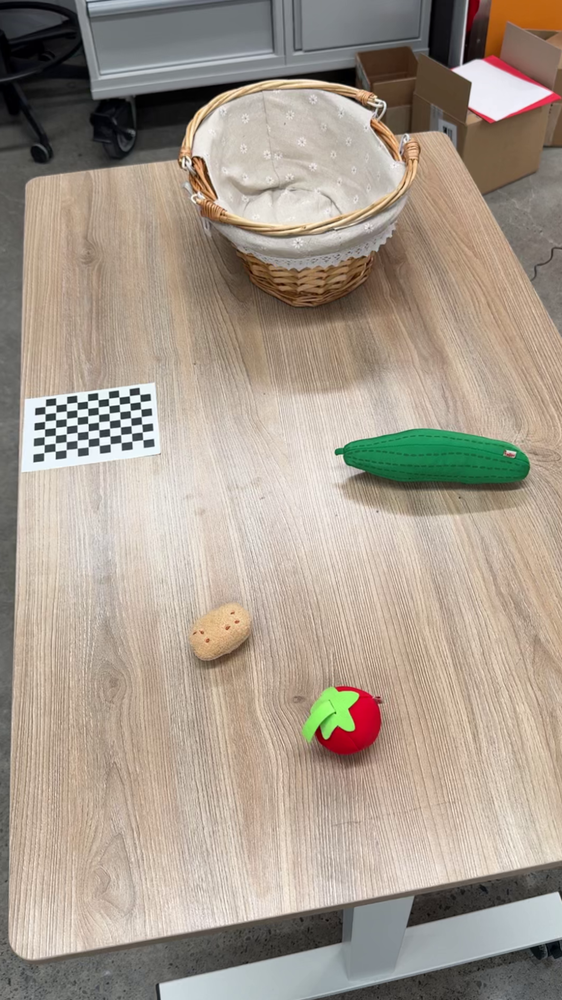
#> input picture gaussians/data/colmap/basket_world/images/00000.png, 562 x 1000 px, shrunk from 1060 x 1885 before the run; its folder holds only this picture in this run
$ python chess_board_pose.py ../../gaussians/data/colmap/basket_world/images/00000.png ../../gaussians/data/colmap/basket_world/images/00001.png
#> lines starting #> are read from the running program, lines starting #| are printed output that depends on the picture; after the words box and inside, x2 and y2 are one past the last pixel; in counts of white or black regions, pixels touching at a corner belong together
import numpy as np
import cv2
import glob
import sys
import os

CHESSBOARD_ROWS = 7
CHESSBOARD_COLS = 10
# [6 lines of commented-out code are left out]
SQUARE_SIZE = 0.0111547
# CALIBRATION_IMAGE_NAME = '00000.png'


def calibrate_camera(folder):
    print("Calibrating camera...")
    # Termination criteria for corner subpixel refinement
    criteria = (cv2.TermCriteria_EPS + cv2.TermCriteria_MAX_ITER, 30, 0.001)

    # Prepare object points based on the real chessboard dimensions
    objp = np.zeros((CHESSBOARD_ROWS * CHESSBOARD_COLS, 3), np.float32)
    objp[:, :2] = np.mgrid[0:CHESSBOARD_COLS, 0:CHESSBOARD_ROWS].T.reshape(-1, 2)

    # Arrays to store object points and image points from all the images
    objpoints = []  # 3D points in real-world space
    imgpoints = []  # 2D points in image plane
    image_size = None

    images_folder = os.path.join(folder, 'images')
    # Get list of calibration images
    images = glob.glob(f'{images_folder}/*.png')

    if len(images) == 0:
        print("No images found in the 'images' directory.")
        sys.exit(0)

    # Loop over the images and detect chessboard corners
    for img_file in images:
        img = cv2.imread(img_file)
#> img is the input picture: shape (1000, 562, 3); mean B, G, R 141.5, 154.9, 166.8
        if img is None:
            print(f"Could not read image {img_file}")
            continue
        gray = cv2.cvtColor(img, cv2.COLOR_BGR2GRAY)
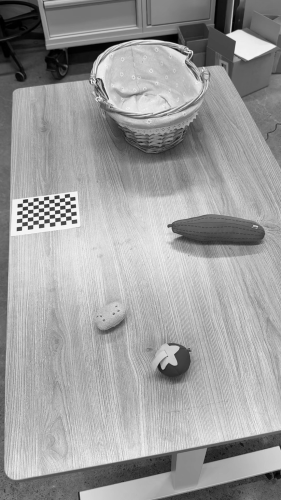
#> gray: shape (1000, 562) (shown at 1/2 size); min 0, max 255, mean 156.9
        if image_size is None:
            image_size = gray.shape[::-1]  # width, height

        # Find the chessboard corners
        ret, corners = cv2.findChessboardCorners(gray, (CHESSBOARD_COLS, CHESSBOARD_ROWS), None)
#> ret = True; corners = 70 rows, first 8: [142.7, 439.7], [131.8, 441.1], [121, 442.6], [110.2, 443.8], [99.17, 445.4], [88.24, 446.7], [77.31, 448.3], [66.15, 449.6]

        # If found, add object points and image points (after refining them)
        if ret:
            objpoints.append(objp)
            # Refine the corner positions
            corners_subpix = cv2.cornerSubPix(gray, corners, (11, 11), (-1, -1), criteria)
#> corners_subpix = 70 rows, first 8: [137.3, 432.3], [126.5, 440.1], [115.3, 435.1], [115.3, 435.1], [93.35, 437.7], [83.04, 445.7], [83.04, 445.7], [60.24, 448.8]
            imgpoints.append(corners_subpix)
            img = cv2.drawChessboardCorners(img, (CHESSBOARD_COLS, CHESSBOARD_ROWS), corners_subpix, ret)
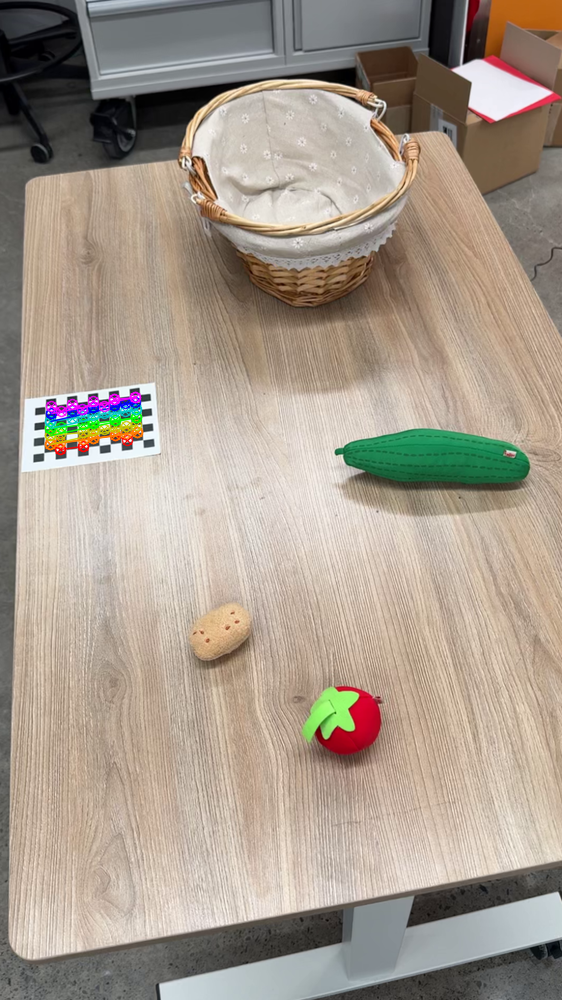
#> img: shape (1000, 562, 3); 0.78% of pixels changed, all inside (x1, y1, x2, y2) = (44, 391, 144, 456)
            # cv2.imshow('img', img)
            # cv2.waitKey(200)
        else:
            continue

    # Check if we have enough data
    if len(objpoints) == 0 or len(imgpoints) == 0:
        print("Not enough data to perform calibration.")
        sys.exit(0)

    # Calibration flags to fix higher order distortion coefficients (if desired)
    flags = cv2.CALIB_FIX_K3 + cv2.CALIB_FIX_K4 + cv2.CALIB_FIX_K5 + cv2.CALIB_FIX_K6

    # Perform camera calibration
    ret, camera_matrix, dist_coeffs, rvecs, tvecs = cv2.calibrateCamera(
        objpoints, imgpoints, image_size, None, None, flags=flags)
#> ret = 5.41; camera_matrix = [[369, 0, 278.7], [0, 363.1, 503.9], [0, 0, 1]]; dist_coeffs = [[1.08, -0.335, 0.00627, -0.0107, 0]]; rvecs = ([0.298, 0.792, 2.84],); tvecs = ([-15.64, -7.73, 47.35],)

    # Check if calibration was successful
    if not ret:
        print("Calibration failed.")
        sys.exit(0)

    data = {'camera_matrix': np.asarray(camera_matrix).tolist(), 'dist_coeff': np.asarray(dist_coeffs).tolist()}
#> data = {'camera_matrix': [[369, 0, 278.7], [0, 363.1, 503.9], [0, 0, 1]], 'dist_coeff': [[1.08, -0.335, 0.00627, -0.0107, 0]]}

    # Extract camera intrinsic parameters
    fx = camera_matrix[0, 0]
#> fx = 369
    fy = camera_matrix[1, 1]
#> fy = 363.1
    cx = camera_matrix[0, 2]
#> cx = 278.7
    cy = camera_matrix[1, 2]
#> cy = 503.9

    # Extract distortion coefficients
    # dist_coeffs = [k1, k2, p1, p2, k3]
    # Since we fixed k3, k4, k5, k6, we only need k1, k2, p1, p2
    k1 = dist_coeffs[0, 0]
#> k1 = 1.08
    k2 = dist_coeffs[0, 1]
#> k2 = -0.335
    p1 = dist_coeffs[0, 2]
#> p1 = 0.00627
    p2 = dist_coeffs[0, 3]
#> p2 = -0.0107

    # Prepare COLMAP camera parameters
    camera_id = 1
    model = 'OPENCV'
    width, height = image_size

    params = [fx, fy, cx, cy, k1, k2, p1, p2]
#> params = [369, 363.1, 278.7, 503.9, 1.08, -0.335, 0.00627, -0.0107]
    params_str = ' '.join(map(str, params))
    line = f"{camera_id} {model} {width} {height} {params_str}\n"

    # Write to 'cameras.txt' in COLMAP format
    with open(f'{folder}/chessboard_cameras.txt', 'w') as f:
        f.write('# Camera list with one line of data per camera:\n')
        f.write('#   CAMERA_ID, MODEL, WIDTH, HEIGHT, PARAMS[]\n')
        f.write(f'# Number of cameras: 1\n')
        f.write(line)

    print("Calibration successful. Camera parameters saved to 'chessboard_cameras.txt'.")


def load_camera_parameters(filename='cameras.txt'):
    with open(filename, 'r') as f:
        lines = f.readlines()
        for line in lines:
            if line.startswith('#') or line.strip() == '':
                continue
            tokens = line.strip().split()
            camera_id, model, width, height = tokens[:4]
            params = list(map(float, tokens[4:]))
            fx, fy, cx, cy, k1, k2, p1, p2 = params
            camera_matrix = np.array([[fx, 0, cx],
                                      [0, fy, cy],
                                      [0,  0,  1]], dtype=np.float64)
            dist_coeffs = np.array([k1, k2, p1, p2], dtype=np.float64)
            image_size = (int(width), int(height))
            return camera_matrix, dist_coeffs, image_size
    print("Camera parameters not found.")
    sys.exit(0)


def calibrate_pose(folder):
    print("Estimating camera pose...")
    # Prepare object points based on the real chessboard dimensions
    objp = np.zeros((CHESSBOARD_ROWS * CHESSBOARD_COLS, 3), np.float32)
    objp[:, :2] = np.mgrid[0:CHESSBOARD_COLS, 0:CHESSBOARD_ROWS].T.reshape(-1, 2)
    objp *= SQUARE_SIZE  # Scale object points to real-world dimensions

    # Load camera parameters
    camera_matrix, dist_coeffs, image_size = load_camera_parameters(f'{folder}/chessboard_cameras.txt')

    images_folder = os.path.join(folder, 'images')
    # Get list of images to estimate pose
    images = glob.glob(f'{images_folder}/*.png')

    if len(images) == 0:
        print("No images found in the 'images' directory.")
        sys.exit(0)

    # Prepare output file for camera poses
    pose_output = open(f'{folder}/chessboard_poses.txt', 'w')
    pose_output.write('# Image filename, rotation vector (Rodrigues), translation vector\n')

    # Loop over the images and estimate pose
    for img_file in images:
        img = cv2.imread(img_file)
        if img is None:
            print(f"Could not read image {img_file}")
            return None, None

        gray = cv2.cvtColor(img, cv2.COLOR_BGR2GRAY)

        # Find the chessboard corners
        ret, corners = cv2.findChessboardCorners(gray, (CHESSBOARD_COLS, CHESSBOARD_ROWS), None)
#> ret = True

        if ret:
            # Refine the corner positions
            criteria = (cv2.TermCriteria_EPS + cv2.TermCriteria_MAX_ITER, 30, 0.001)
            corners_subpix = cv2.cornerSubPix(gray, corners, (11,11), (-1,-1), criteria)

            # Solve the PnP problem to obtain rotation and translation vectors
            retval, rvec, tvec = cv2.solvePnP(objp, corners_subpix, camera_matrix, dist_coeffs)
#> retval = True; rvec = [0.298, 0.792, 2.84]; tvec = [-0.175, -0.0862, 0.528]

            # Optionally, draw the axes on the image
            axis_length = SQUARE_SIZE * 3  # Length of the axes to be drawn
            axis = np.float32([
                [0, 0, 0],
                [axis_length, 0, 0],
                [0, axis_length, 0],
                [0, 0, -axis_length]
            ]).reshape(-1, 3)

            # Project 3D points to image plane
            imgpts, jac = cv2.projectPoints(axis, rvec, tvec, camera_matrix, dist_coeffs)
#> imgpts = [[138.6, 436.4], [108.8, 440.9], [138.4, 416.1], [118.7, 416.2]]

            # Draw the axes on the image
            corner = tuple(corners_subpix[0].ravel().astype(int))
#> corner = (137, 432)
            img = cv2.line(img, corner, tuple(imgpts[1].ravel().astype(int)), (255,0,0), 3)
#> img: shape (1000, 562, 3); 0.03% of pixels changed, all inside (x1, y1, x2, y2) = (106, 430, 140, 443)
            img = cv2.line(img, corner, tuple(imgpts[2].ravel().astype(int)), (0,255,0), 3)
#> img: shape (1000, 562, 3); mean B, G, R 141.5, 154.8, 166.8
            img = cv2.line(img, corner, tuple(imgpts[3].ravel().astype(int)), (0,0,255), 3)
#> img: shape (1000, 562, 3); mean B, G, R 141.5, 154.8, 166.8

            # save the image
            cv2.imwrite(f'{folder}/pose_estimation.png', img)

            # Write the pose to the output file
            rvec_str = ' '.join(map(str, rvec.flatten()))
            tvec_str = ' '.join(map(str, tvec.flatten()))
            pose_output.write(f"{img_file} {rvec_str} {tvec_str}\n")
        else:
            # print(f"Chessboard not detected in image {img_file}")
            continue

    pose_output.close()
    print("Camera pose estimation complete. Poses saved to 'chessboard_poses.txt'.")


if __name__ == "__main__":
    import sys
    name = sys.argv[1]
    suffix = sys.argv[2]
    folder = f'../../gaussians/data/colmap/{name}'
    out_folder = f'../../gaussians/data/colmap/{name}_{suffix}'
    if not os.path.exists(out_folder):
        os.makedirs(out_folder)

    calibrate_camera(folder)

    calibrate_pose(folder)

    # Read chessboard poses to get the real-world camera centers
    chessboard_poses = {}
    with open(f'{folder}/chessboard_poses.txt', 'r') as f:
        lines = f.readlines()
        for line in lines:
            if line.startswith('#') or line.strip() == '':
                continue
            tokens = line.strip().split()
            image_name = os.path.basename(tokens[0])  # Get image filename
            rvec = np.array(list(map(float, tokens[1:4]))).reshape(3, 1)
            tvec = np.array(list(map(float, tokens[4:7]))).reshape(3, 1)
            # Convert rotation vector to rotation matrix
            R_world, _ = cv2.Rodrigues(rvec)
            t_world = tvec
            # Compute camera center in chessboard coordinate system
            C_world = -R_world.T @ t_world
            # Store camera center
            chessboard_poses[image_name] = C_world.flatten()

    # Save the camera centers to a file
    with open(f'{out_folder}/ref.txt', 'w') as f:
        for image_name, C_world in chessboard_poses.items():
            f.write(f"{image_name} {C_world[0]} {C_world[1]} {C_world[2]}\n")

    print("Camera centers saved to 'ref.txt'.")

$ run again, on gaussians/data/colmap/basket_world/images/00001.png
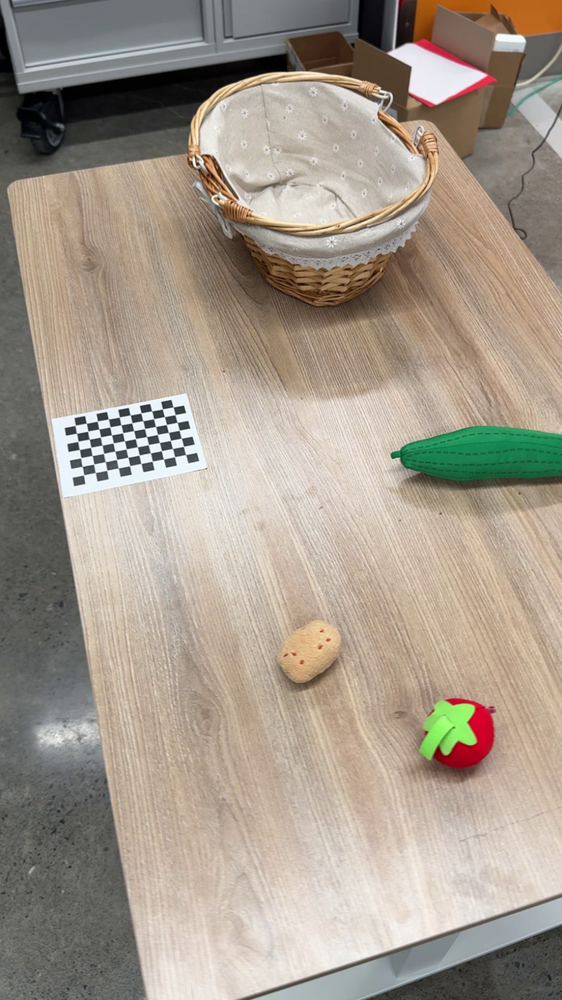
#> input picture gaussians/data/colmap/basket_world/images/00001.png, 562 x 1000 px, shrunk from 1060 x 1885 before the run
#> in calibrate_camera, img is the input picture: shape (1000, 562, 3); mean B, G, R 140, 153.1, 164.1
#> in calibrate_camera, `gray = cv2.cvtColor(img, cv2.COLOR_BGR2GRAY)`:
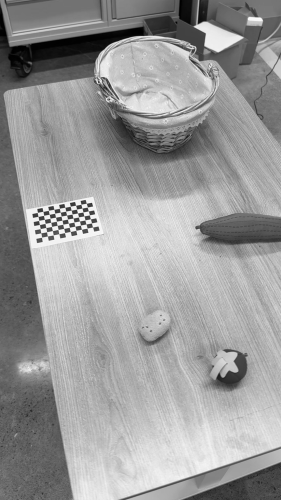
#> gray: shape (1000, 562) (shown at 1/2 size); min 0, max 255, mean 154.9
#> in calibrate_camera, `ret, corners = cv2.findChessboardCorners(gray, (CHESSBOARD_COLS, CHESS..`: ret = True; corners = 70 rows, first 8: [185.6, 454.6], [174.6, 456.6], [163.4, 459], [152.2, 461.1], [140.9, 463.5], [129.6, 465.7], [118.3, 467.9], [106.7, 470.3]
#> in calibrate_camera, `corners_subpix = cv2.cornerSubPix(gray, corners, (11, 11), (-1, -1), c..`: corners_subpix = 70 rows, first 8: [177.7, 447], [177.7, 447], [156.3, 451.7], [156.3, 451.5], [133.6, 455.9], [133.6, 455.8], [122.5, 457.6], [106.7, 470.3]
#> in calibrate_camera, `img = cv2.drawChessboardCorners(img, (CHESSBOARD_COLS, CHESSBOARD_ROWS..`:
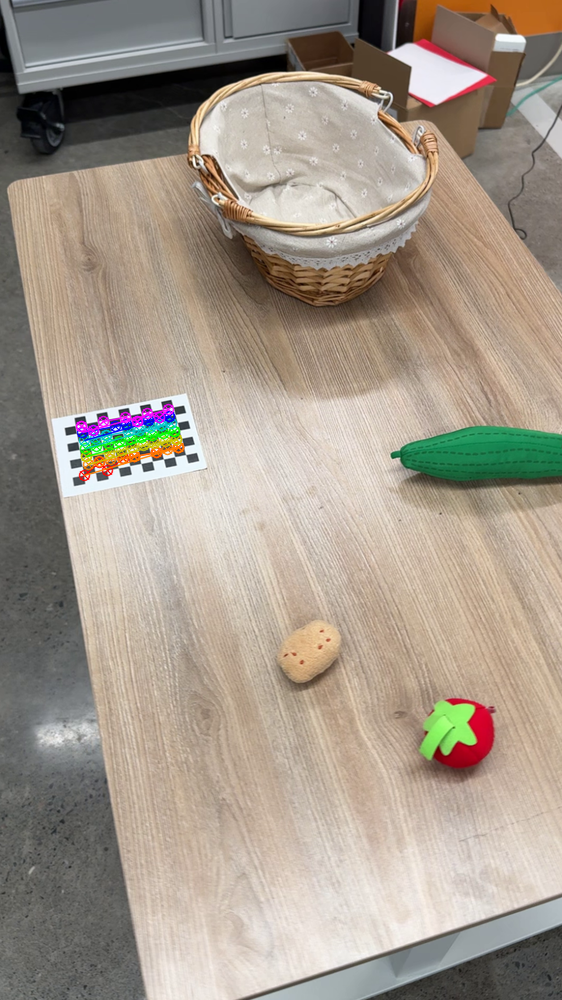
#> img: shape (1000, 562, 3); 0.88% of pixels changed, all inside (x1, y1, x2, y2) = (75, 403, 185, 482)
#> in calibrate_camera, `ret, camera_matrix, dist_coeffs, rvecs, tvecs = cv2.calibrateCamera( o..`: ret = 5.09; camera_matrix = [[177, 0, 279.2], [0, 163.2, 490.2], [0, 0, 1]]; dist_coeffs = [[0.339, 0.2, 0.164, -0.0293, 0]]; rvecs = ([0.317, 0.204, 2.87],); tvecs = ([-11.47, -6.63, 22.88],)
#> data = {'camera_matrix': [[177, 0, 279.2], [0, 163.2, 490.2], [0, 0, 1]], 'dist_coeff': [[0.339, 0.2, 0.164, -0.0293, 0]]}
#> fx = 177
#> fy = 163.2
#> cx = 279.2
#> cy = 490.2
#> k1 = 0.339
#> k2 = 0.2
#> p1 = 0.164
#> p2 = -0.0293
#> params = [177, 163.2, 279.2, 490.2, 0.339, 0.2, 0.164, -0.0293]
#> in calibrate_pose, `ret, corners = cv2.findChessboardCorners(gray, (CHESSBOARD_COLS, CHESS..`: ret = True
#> rvec = [0.322, 0.204, 2.87]; tvec = [-0.127, -0.0736, 0.254]
#> imgpts = [[182.5, 448.5], [154, 455.4], [177.4, 429.8], [153.9, 438.7]]
#> corner = (177, 446)

$ run again, on gaussians/data/colmap/basket_world/images/00002.png
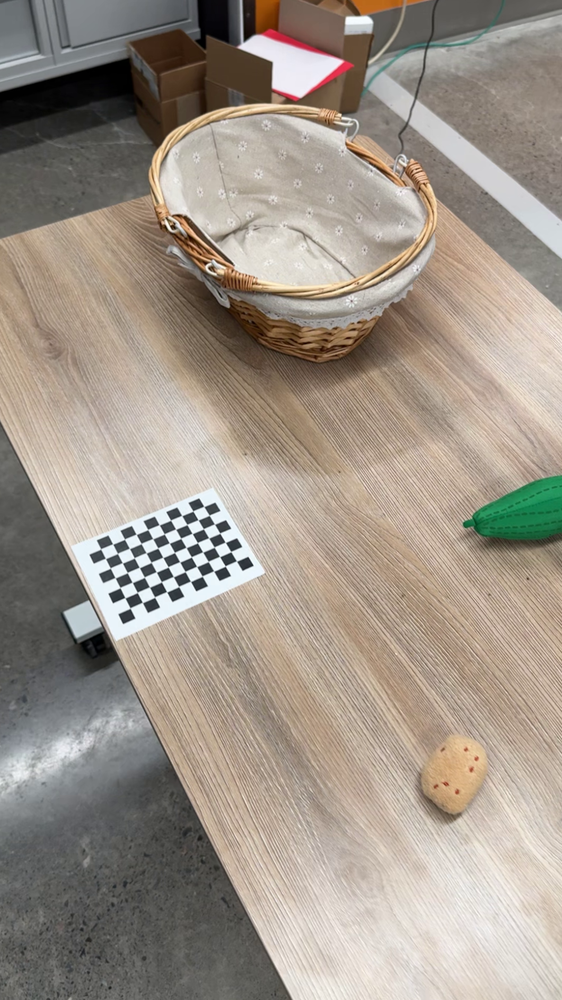
#> input picture gaussians/data/colmap/basket_world/images/00002.png, 562 x 1000 px, shrunk from 1060 x 1885 before the run
#> in calibrate_camera, img is the input picture: shape (1000, 562, 3); mean B, G, R 137.1, 148.3, 158.5
#> in calibrate_camera, `gray = cv2.cvtColor(img, cv2.COLOR_BGR2GRAY)`:
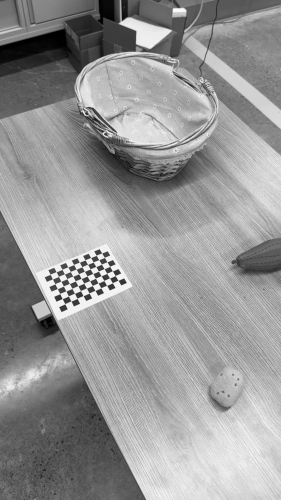
#> gray: shape (1000, 562) (shown at 1/2 size); min 0, max 254, mean 150.1
#> in calibrate_camera, `ret, corners = cv2.findChessboardCorners(gray, (CHESSBOARD_COLS, CHESS..`: ret = True; corners = 70 rows, first 8: [236.5, 561], [225.3, 566], [213.6, 570.9], [202.2, 576.1], [190.5, 581.4], [178.6, 586.5], [166.6, 591.8], [154.6, 597.1]
#> in calibrate_camera, `corners_subpix = cv2.cornerSubPix(gray, corners, (11, 11), (-1, -1), c..`: corners_subpix = 70 rows, first 8: [226.3, 559.6], [225.7, 559.8], [218.5, 563.3], [202.9, 569.7], [192, 574.6], [179.4, 580.1], [167.4, 585.7], [155.6, 591.2]
#> in calibrate_camera, `img = cv2.drawChessboardCorners(img, (CHESSBOARD_COLS, CHESSBOARD_ROWS..`:
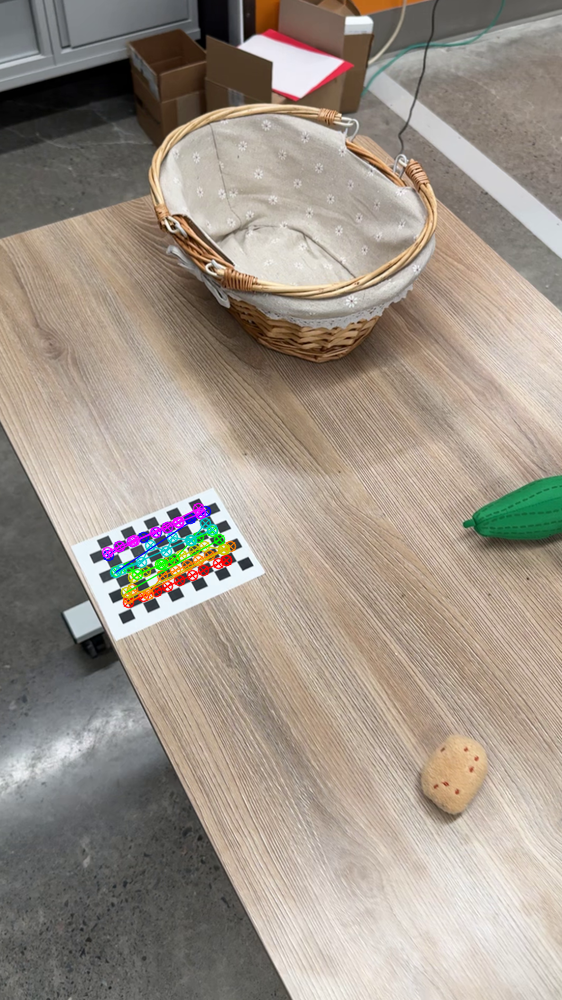
#> img: shape (1000, 562, 3); 1.08% of pixels changed, all inside (x1, y1, x2, y2) = (101, 502, 237, 609)
#> in calibrate_camera, `ret, camera_matrix, dist_coeffs, rvecs, tvecs = cv2.calibrateCamera( o..`: ret = 5.71; camera_matrix = [[252.2, 0, 218.5], [0, 217.2, 528.6], [0, 0, 1]]; dist_coeffs = [[-3.8, 4.43, 0.335, -0.457, 0]]; rvecs = ([-0.517, 0.368, 2.61],); tvecs = ([1.51, 2.91, 24.37],)
#> data = {'camera_matrix': [[252.2, 0, 218.5], [0, 217.2, 528.6], [0, 0, 1]], 'dist_coeff': [[-3.8, 4.43, 0.335, -0.457, 0]]}
#> fx = 252.2
#> fy = 217.2
#> cx = 218.5
#> cy = 528.6
#> k1 = -3.8
#> k2 = 4.43
#> p1 = 0.335
#> p2 = -0.457
#> params = [252.2, 217.2, 218.5, 528.6, -3.8, 4.43, 0.335, -0.457]
#> in calibrate_pose, `ret, corners = cv2.findChessboardCorners(gray, (CHESSBOARD_COLS, CHESS..`: ret = True
#> rvec = [-0.516, 0.368, 2.61]; tvec = [0.0168, 0.0324, 0.272]
#> imgpts = [[231.3, 554.6], [203.7, 570.3], [219.1, 531.4], [240.8, 546.8]]
#> corner = (226, 559)
